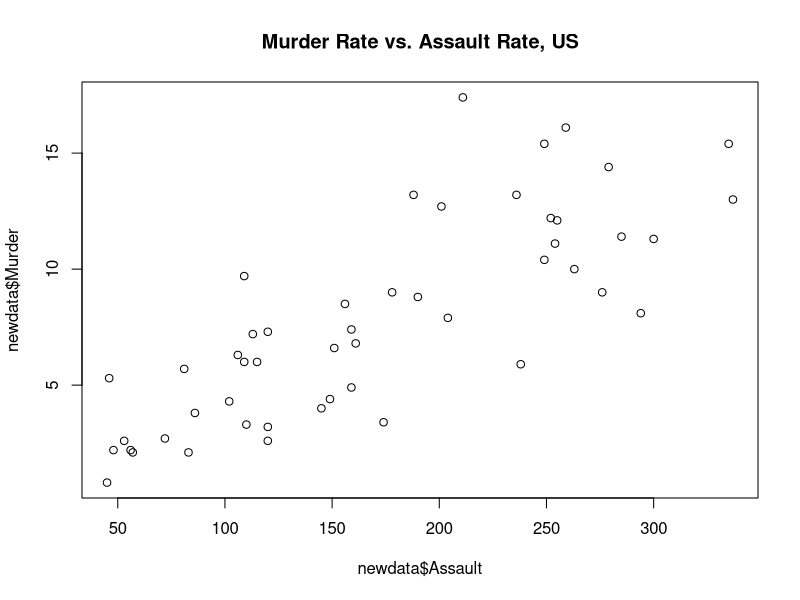
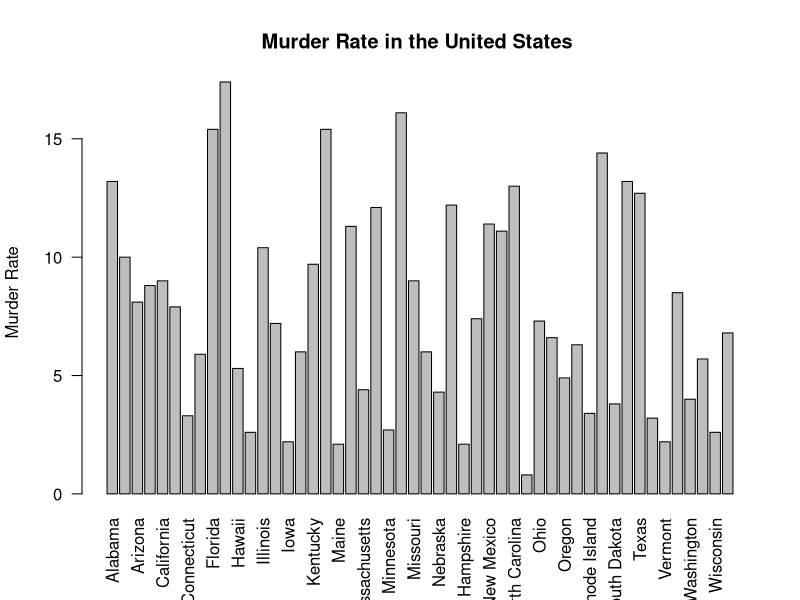

Write the R code that produced these figures, in order.
mydata <- read.csv("./datasets/USArrests.csv")

str(mydata)
summary(mydata)
#Remove mising values
mydata <- na.omit(mydata)


head(mydata, n=10)

newdata<- as.data.frame(mydata)
plot(y = newdata$Murder, x = newdata$Assault, main = "Murder Rate vs. Assault Rate, US")

state.names = row.names(newdata)
barplot(newdata$Murder, names.arg = state.names, las = 2, ylab = "Murder Rate ", 
        main = "Murder Rate in the United States ")


# Correlation: from -1 to 1, 1 means high relation b/w variables
cor(newdata$Murder, newdata$Assault)  # calculate correlation between murder and assault

# This comes out to be .80, 

cor(newdata$Murder, newdata$Rape)  # calculate correlation between murder and rape
# This is .56

cor(newdata$Murder, newdata$UrbanPop)  # calculate correlation between murder and UrbanPop

#This is 0.069

## We can clearly see that assault has the highest effect on predicting murder



# Building Linear Model
linearMod <- lm(Murder ~ Assault, data=newdata)  # build linear regression model on full data
print(linearMod)


# Linear Regression Diagnostics: 
summary(linearMod)


# Predicting Linear Models: stepwise
# Create the training (development) and test (validation) data samples from original data.
set.seed(100)  # setting seed to reproduce results of random sampling
trainingRowIndex <- sample(1:nrow(newdata), 0.8*nrow(newdata))  # row indices for training data
trainingData <- newdata[trainingRowIndex, ]  # model training data
testData  <- newdata[-trainingRowIndex, ]   # test data



# Develop the model on the training data and use it to predict the Murder on test data

lmMod <- lm(Murder ~ Assault, data=trainingData)  # build the model
MurderPred <- predict(lmMod, testData)  # predict Murder


# Review diagnostic measures
summary (lmMod) 


# Calculate prediction accuracy and error rates
actuals_preds <- data.frame(cbind(actuals=testData$Murder, predicted=MurderPred))  # make actuals_predicteds dataframe.
correlation_accuracy <- cor(actuals_preds)  
head(actuals_preds)


min_max_accuracy <- mean(apply(actuals_preds, 1, min) / apply(actuals_preds, 1, max)) 
min_max_accuracy


# Here we can see that our model is fairly able to predict the murder with an accuracy of 75%




#### A way to standardize all the variables is by using scale function####



newdata1<-scale(newdata)

head(newdata1)


